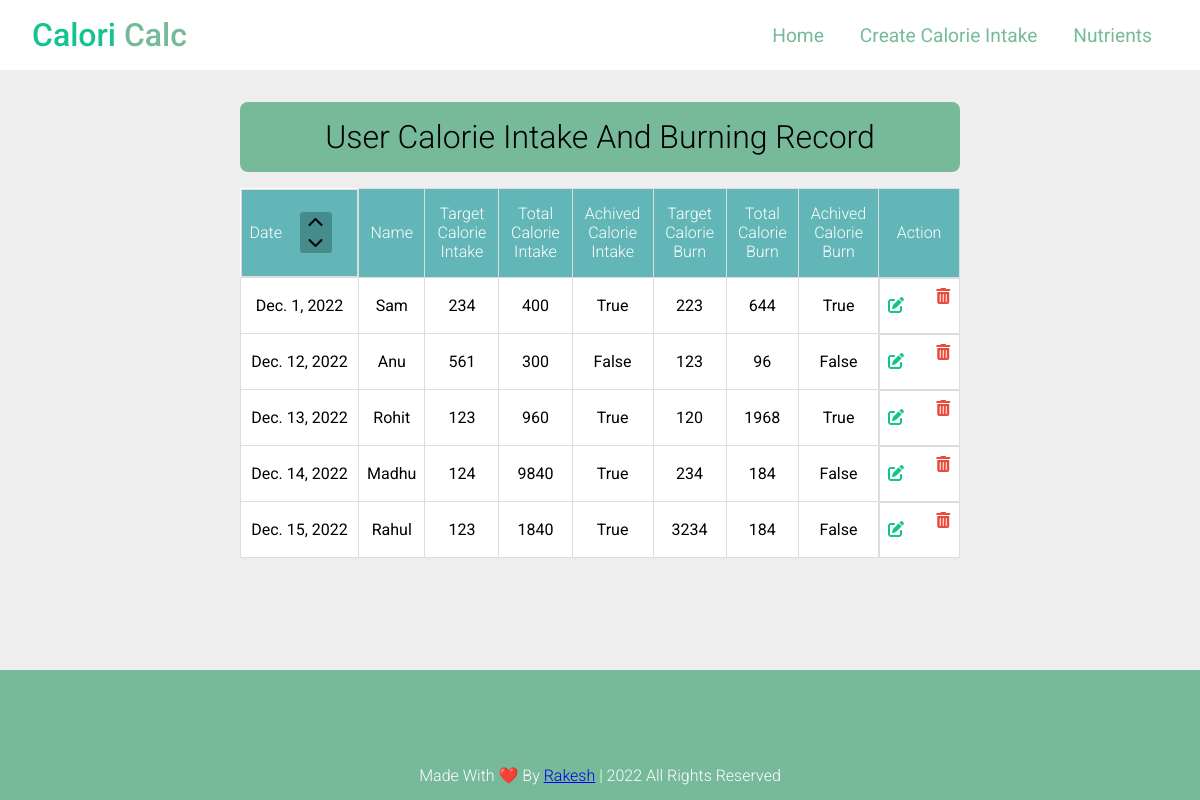
Page /asc/ on the earlier database version.
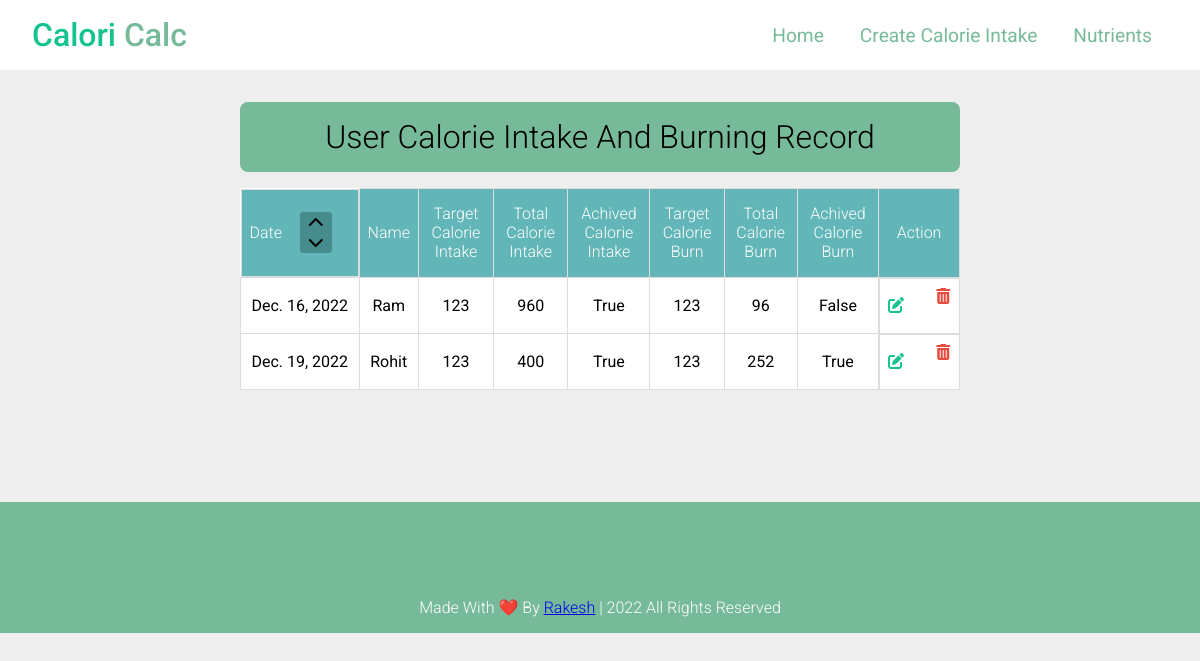
Same page on the later database version.
### user/models.py (models this page shows, shortened)
class User(models.Model):
    date = models.DateField()
    time = models.TimeField(blank=True)
    name = models.CharField(max_length=100)
    target_calorie_intake = models.IntegerField()
    total_calorie_intake = models.IntegerField()
    achived_calorie_intake = models.BooleanField()
    target_calorie_burn = models.IntegerField()
    total_calorie_burn = models.IntegerField()
    achived_calorie_burn = models.BooleanField()

### user/views.py (the view)
# urls.py: path('asc/',HomeView_AscOrder.as_view(), name='asc_home'),
class HomeView_AscOrder(View):
    def get(self, request):
        users = User.objects.all().order_by('date').values()
        return render(request, 'home.html',{"users":users})

### templates/home.html (shortened to what this page needs)
{% extends 'base.html' %}
{% load static %}
{% block stylesheet %}
    <link rel="stylesheet" href="{% static '/css/home.css' %}">
{% endblock stylesheet %}
{% block content %}
    <div class="main" id="main">
        <h1 class="title-home">User Calorie Intake and Burning Record </h1>
        <div class="main_table">
            <table>
                <tr>
                    <th>Date
                        <div class="sort">
                            <div>
                                <a href="{% url 'asc_home' %}" class="sort_btn"><i class="fa-solid fa-chevron-up"></i></a>
                                <a href="{% url 'des_home' %}" class="sort_btn"><i class="fa-solid fa-chevron-down"></i></a>
                            </div>
                        </div>
                    </th>
                    <th>Name</th>
                    <th>Target Calorie Intake</th>
                    <th>Total Calorie Intake</th>
                    <th>Achived Calorie Intake</th>
                    <th>Target Calorie Burn</th>
                    <th>Total Calorie Burn</th>
                    <th>Achived Calorie Burn</th>
                    <th>Action</th>
                </tr>
                {% for user in users %}
                    <tr>
                        <td>{{ user.date }}</td>
                        <td>{{ user.name }}</td>
                        <td>{{ user.target_calorie_intake }}</td>
                        <td>{{ user.total_calorie_intake }}</td>
                        <td>{{ user.achived_calorie_intake }}</td>
                        <td>{{ user.target_calorie_burn }}</td>
                        <td>{{ user.total_calorie_burn }}</td>
                        <td>{{ user.achived_calorie_burn }}</td>
                        <td class="btns">
                            <div>
                                <a href="{% url 'update' user.id %}" class="btn-edit" > <i class="fa-solid fa-pen-to-square"></i> </a>
                            </div>
                            <div>
                                <form action="{% url 'delete' user.id %}" method="post">
                                    <label for="delete" class="btn-delete"><i class="fa-solid fa-trash-can"></i></label>
                                </form>
                            </div>
                        </td>
                    </tr>
                {% endfor %}
            </table>
        </div>
    </div>
{% endblock content %}

Differences in the rows shown:
removed User: date "Dec. 1, 2022", name "Sam", target_calorie_intake "234", total_calorie_intake "400", achived_calorie_intake "True", target_calorie_burn "223", total_calorie_burn "644", achived_calorie_burn "True"
removed User: date "Dec. 12, 2022", name "Anu", target_calorie_intake "561", total_calorie_intake "300", achived_calorie_intake "False", target_calorie_burn "123", total_calorie_burn "96", achived_calorie_burn "False"
removed User: date "Dec. 13, 2022", name "Rohit", target_calorie_intake "123", total_calorie_intake "960", achived_calorie_intake "True", target_calorie_burn "120", total_calorie_burn "1968", achived_calorie_burn "True"
removed User: date "Dec. 14, 2022", name "Madhu", target_calorie_intake "124", total_calorie_intake "9840", achived_calorie_intake "True", target_calorie_burn "234", total_calorie_burn "184", achived_calorie_burn "False"
removed User: date "Dec. 15, 2022", name "Rahul", target_calorie_intake "123", total_calorie_intake "1840", achived_calorie_intake "True", target_calorie_burn "3234", total_calorie_burn "184", achived_calorie_burn "False"
added User: date "Dec. 16, 2022", name "Ram", target_calorie_intake "123", total_calorie_intake "960", achived_calorie_intake "True", target_calorie_burn "123", total_calorie_burn "96", achived_calorie_burn "False"
added User: date "Dec. 19, 2022", name "Rohit", target_calorie_intake "123", total_calorie_intake "400", achived_calorie_intake "True", target_calorie_burn "123", total_calorie_burn "252", achived_calorie_burn "True"
